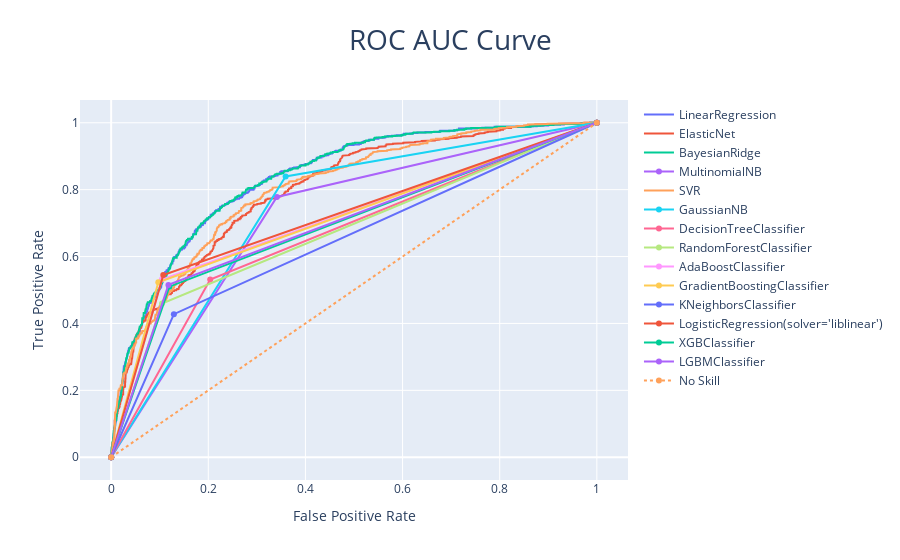

Notebook source saved alongside this figure:
### Code cell
fig = make_subplots(1,1)

ns_probs = [0 for i in range(len(y_test))]
ns_auc = roc_auc_score(y_test, ns_probs)
ns_fpr, ns_tpr, _ = roc_curve(y_test, ns_probs)


for model in scores_kf_df.columns:
    fig.add_scatter(x=scores_kf_df.T.loc[model, 'fpr'],y=scores_kf_df.T.loc[model, 'tpr'], name=model)
    
fig.add_scatter(x=ns_fpr,y=ns_tpr, name='No Skill', line={'dash':'dot'})
    
    
fig.update_layout({'title':{'text':'ROC AUC Curve', 'x':0.5, 'font':{'size':28}},
                  'xaxis':{'title':'False Positive Rate'},
                  'yaxis':{'title':'True Positive Rate'}})
    
iplot(fig)

### Figure 1 — Plotly figure (JSON) as saved in the notebook; plotly's stock layout.template omitted (floating-point values rounded to 4 significant figures; data arrays with more than 128 entries replaced by an {"elided": "..."} marker saying what was removed)
{"data": [{"name": "LinearRegression", "type": "scatter", "x": {"elided": "767 float values"}, "y": {"elided": "767 float values"}}, {"name": "ElasticNet", "type": "scatter", "x": {"elided": "823 float values"}, "y": {"elided": "823 float values"}}, {"name": "BayesianRidge", "type": "scatter", "x": {"elided": "763 float values"}, "y": {"elided": "763 float values"}}, {"name": "MultinomialNB", "type": "scatter", "x": [0, 0.3413, 1], "y": [0, 0.7782, 1]}, {"name": "SVR", "type": "scatter", "x": {"elided": "828 float values"}, "y": {"elided": "828 float values"}}, {"name": "GaussianNB", "type": "scatter", "x": [0, 0.3592, 1], "y": [0, 0.8393, 1]}, {"name": "DecisionTreeClassifier", "type": "scatter", "x": [0, 0.2039, 1], "y": [0, 0.5312, 1]}, {"name": "RandomForestClassifier", "type": "scatter", "x": [0, 0.1049, 1], "y": [0, 0.4595, 1]}, {"name": "AdaBoostClassifier", "type": "scatter", "x": [0, 0.1044, 1], "y": [0, 0.5312, 1]}, {"name": "GradientBoostingClassifier", "type": "scatter", "x": [0, 0.09709, 1], "y": [0, 0.5232, 1]}, {"name": "KNeighborsClassifier", "type": "scatter", "x": [0, 0.1291, 1], "y": [0, 0.4276, 1]}, {"name": "LogisticRegression(solver='liblinear')", "type": "scatter", "x": [0, 0.1073, 1], "y": [0, 0.5445, 1]}, {"name": "XGBClassifier", "type": "scatter", "x": [0, 0.1199, 1], "y": [0, 0.51, 1]}, {"name": "LGBMClassifier", "type": "scatter", "x": [0, 0.118, 1], "y": [0, 0.5153, 1]}, {"line": {"dash": "dot"}, "name": "No Skill", "type": "scatter", "x": [0, 1], "y": [0, 1]}], "layout": {"title": {"font": {"size": 28}, "text": "ROC AUC Curve", "x": 0.5}, "xaxis": {"anchor": "y", "domain": [0, 1], "title": {"text": "False Positive Rate"}}, "yaxis": {"anchor": "x", "domain": [0, 1], "title": {"text": "True Positive Rate"}}}}
